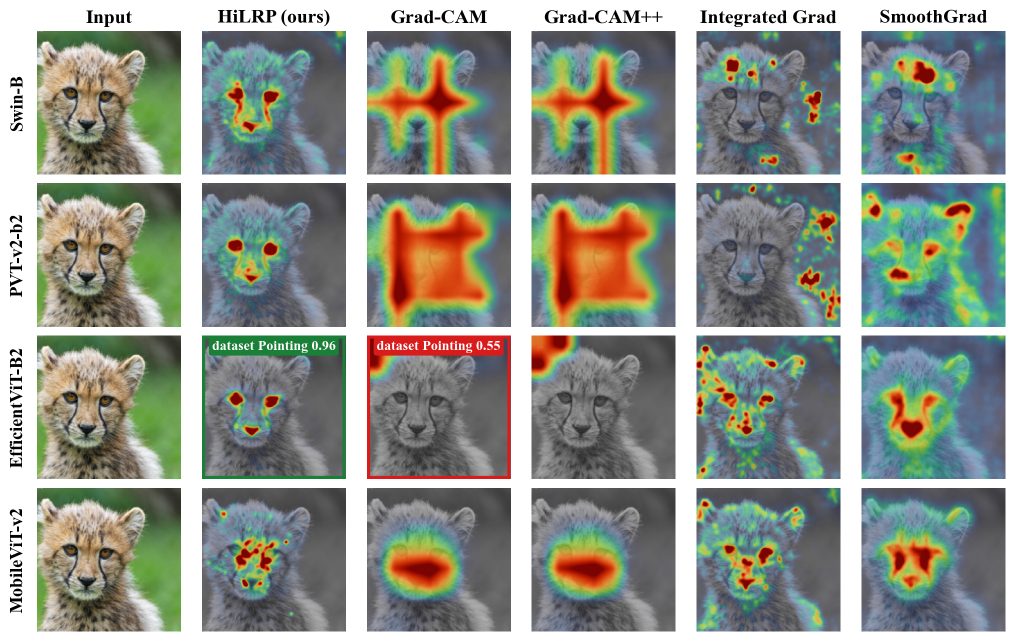
#> input picture figures/bench/arch_method_comparison.png, 2030 x 1283 px, found by its file name (shown at 1/2 size)
$ python make_readme_assets.py
#> lines starting #> are read from the running program, lines starting #| are printed output that depends on the picture
"""Build the web-optimized figure set the README embeds.

The paper figures under `figures/` are full-resolution (up to 5 MB each), which
makes the README slow to load on GitHub. This script downscales the selected
subset to a README-appropriate width and writes them to `docs/assets/`.

Source figures stay untouched: `docs/assets/` is derived, regenerate any time.

Run from the repo root:  python scripts/make_readme_assets.py
"""
from __future__ import annotations

import os

from PIL import Image

MAX_WIDTH = 1400
JPEG_QUALITY = 86
SRC_DIR = "figures"
OUT_DIR = os.path.join("docs", "assets")

# (source path relative to figures/, output basename). Heatmap panels are
# photographic and go to JPEG; line-art diagrams stay PNG so text stays crisp.
ASSETS = [
    ("eval/arch_method_comparison.png", "hero_architecture_comparison.jpg"),
    ("hilrp/hilrp_pipeline.png", "method_pipeline.png"),
    ("hilrp/stage_localization.png", "stage_localization.jpg"),
    ("eval/qualitative_gallery.png", "qualitative_gallery.jpg"),
    ("eval/cam_upsampling_artifact.png", "cam_upsampling_artifact.jpg"),
    ("hilrp/sanity_check.png", "sanity_check.jpg"),
    ("hilrp/rq2_maps.png", "rq2_pretraining_objectives.jpg"),
    ("hilrp/clip_multimodal.png", "clip_multimodal.jpg"),
]


def convert(src: str, dst: str) -> None:
#> called with src = 'figures/eval/arch_method_comparison.png'
    im = Image.open(src)
#> im is the input picture: PIL image 2030x1283 RGBA; mean R, G, B, A 145.8, 150.5, 140.7, 255
    if im.mode in ("RGBA", "P", "LA"):
        flat = Image.new("RGB", im.size, "white")
#> flat: PIL image 2030x1283 RGB; every value is 255
        flat.paste(im, mask=im.convert("RGBA").split()[-1])
        im = flat
    else:
        im = im.convert("RGB")

    if im.width > MAX_WIDTH:
        height = round(im.height * MAX_WIDTH / im.width)
#> height = 885
        im = im.resize((MAX_WIDTH, height), Image.LANCZOS)
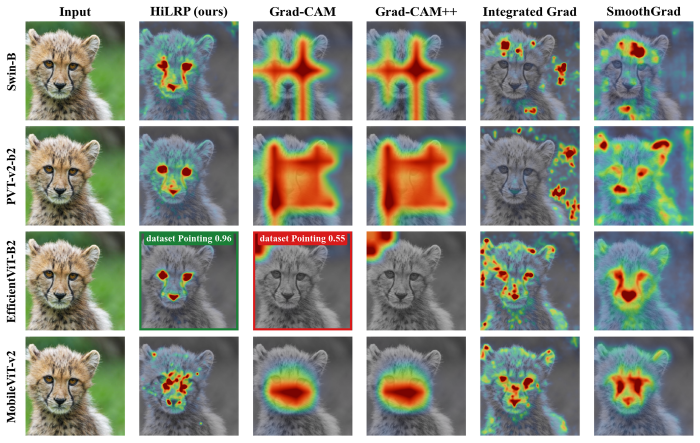
#> im: PIL image 1400x885 RGB (shown at 1/2 size); mean R, G, B 145.6, 150.4, 140.6

    if dst.endswith(".jpg"):
        im.save(dst, "JPEG", quality=JPEG_QUALITY, optimize=True, progressive=True)
    else:
        im.save(dst, "PNG", optimize=True)
    kb = os.path.getsize(dst) // 1024
    print(f"  {im.width:4d}x{im.height:<5d} {kb:5d} KB  {dst}")
#|   1400x885     229 KB  docs/assets/hero_architecture_comparison.jpg


def main() -> None:
    os.makedirs(OUT_DIR, exist_ok=True)
    print(f"writing README assets to {OUT_DIR}/ (max width {MAX_WIDTH}px)")
    for rel_src, out_name in ASSETS:
        src = os.path.join(SRC_DIR, rel_src)
        if not os.path.exists(src):
            print(f"  MISSING, skipped: {src}")
            continue
        convert(src, os.path.join(OUT_DIR, out_name))


if __name__ == "__main__":
    main()
